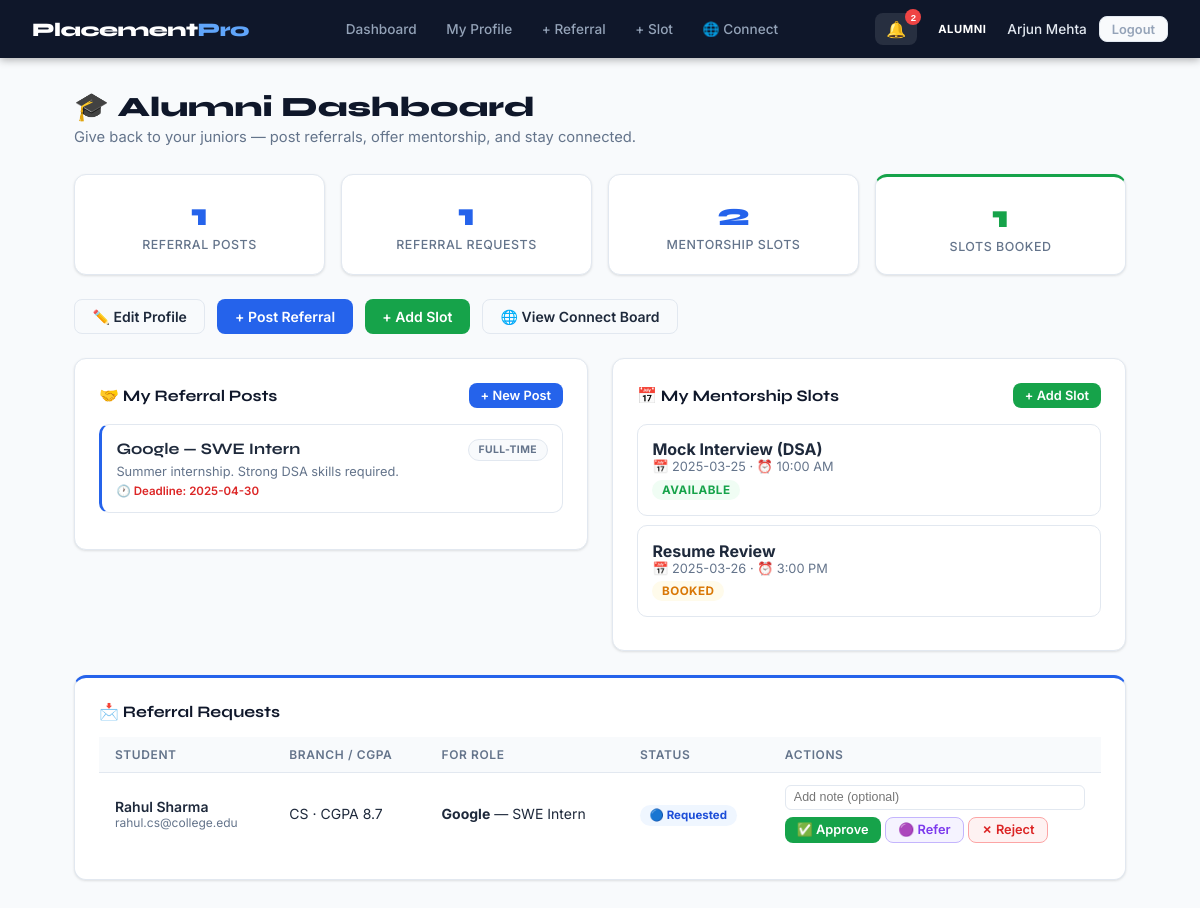
The app's page /alumni (signed in) with its own data.
### tables this page shows
CREATE TABLE alumni_referral_posts (
            id INTEGER PRIMARY KEY AUTOINCREMENT,
            alumni_id INTEGER REFERENCES users(id),
            company TEXT NOT NULL,
            role TEXT NOT NULL,
            description TEXT DEFAULT '',
            jd_link TEXT DEFAULT '',
            deadline TEXT DEFAULT '',
            package_lpa REAL DEFAULT 0,
            location TEXT DEFAULT '',
            job_type TEXT DEFAULT 'Full-Time',
            created_at TIMESTAMP DEFAULT CURRENT_TIMESTAMP
        );

CREATE TABLE alumni_mentorship_slots (
            id INTEGER PRIMARY KEY AUTOINCREMENT,
            alumni_id INTEGER REFERENCES users(id),
            topic TEXT NOT NULL,
            slot_date TEXT NOT NULL,
            slot_time TEXT NOT NULL,
            meet_link TEXT DEFAULT '',
            status TEXT DEFAULT 'available',
            booked_by INTEGER REFERENCES users(id),
            created_at TIMESTAMP DEFAULT CURRENT_TIMESTAMP
        );

CREATE TABLE referral_requests (
            id INTEGER PRIMARY KEY AUTOINCREMENT,
            student_id INTEGER REFERENCES users(id),
            referral_post_id INTEGER REFERENCES alumni_referral_posts(id),
            alumni_id INTEGER REFERENCES users(id),
            message TEXT DEFAULT '',
            status TEXT DEFAULT 'requested',
            alumni_note TEXT DEFAULT '',
            created_at TIMESTAMP DEFAULT CURRENT_TIMESTAMP,
            UNIQUE(student_id, referral_post_id)
        );

CREATE TABLE users (
            id INTEGER PRIMARY KEY AUTOINCREMENT,
            name TEXT NOT NULL,
            email TEXT UNIQUE NOT NULL,
            password TEXT NOT NULL,
            role TEXT NOT NULL CHECK(role IN ('student','tpo','alumni'))
        );

CREATE TABLE student_profiles (
            id INTEGER PRIMARY KEY AUTOINCREMENT,
            user_id INTEGER UNIQUE REFERENCES users(id),
            cgpa REAL DEFAULT 0,
            backlogs INTEGER DEFAULT 0,
            branch TEXT DEFAULT '',
            skills TEXT DEFAULT '[]',
            projects TEXT DEFAULT '[]',
            certificates TEXT DEFAULT '[]',
            phone TEXT DEFAULT '',
            dob TEXT DEFAULT '',
            linkedin TEXT DEFAULT ''
        , photo_url TEXT DEFAULT '');

### app.py (the view)
@app.route('/alumni')
def alumni_dashboard():
    if session.get('role') != 'alumni': return redirect(url_for('index'))
    conn = get_db()
    ap = conn.execute('SELECT * FROM alumni_profiles WHERE user_id=?', (session['user_id'],)).fetchone()
    my_jobs = conn.execute('SELECT * FROM alumni_jobs WHERE alumni_id=? ORDER BY posted_at DESC', (session['user_id'],)).fetchall()
    my_referral_posts = conn.execute('SELECT * FROM alumni_referral_posts WHERE alumni_id=? ORDER BY created_at DESC', (session['user_id'],)).fetchall()
    my_slots = conn.execute('SELECT * FROM alumni_mentorship_slots WHERE alumni_id=? ORDER BY slot_date ASC', (session['user_id'],)).fetchall()
    referral_reqs = conn.execute('''SELECT rr.*, u.name as student_name, u.email as student_email, sp.cgpa, sp.branch,
        arp.company as ref_company, arp.role as ref_role FROM referral_requests rr
        JOIN users u ON rr.student_id=u.id JOIN student_profiles sp ON u.id=sp.user_id
        JOIN alumni_referral_posts arp ON rr.referral_post_id=arp.id
        WHERE rr.alumni_id=? ORDER BY rr.created_at DESC''', (session['user_id'],)).fetchall()
    mentor_reqs = conn.execute('''SELECT mr.*, u.name as student_name, u.email as student_email, sp.branch, sp.cgpa
        FROM mentorship_requests mr JOIN users u ON mr.student_id=u.id
        JOIN student_profiles sp ON u.id=sp.user_id
        WHERE mr.alumni_id=? ORDER BY mr.requested_at DESC''', (session['user_id'],)).fetchall()
    notifs = get_notifications(session['user_id'])
    conn.close()
    return render_template('alumni_dashboard.html', ap=ap, my_jobs=my_jobs, my_referral_posts=my_referral_posts,
        my_slots=my_slots, mentor_reqs=mentor_reqs, referral_reqs=referral_reqs, notifs=notifs)

### app.py (called while the page is built)
def get_db():
    conn = sqlite3.connect(DB)
    conn.row_factory = sqlite3.Row
    return conn

### modules/notifications.py (called while the page is built)
def get_db():
    conn = sqlite3.connect(DB)
    conn.row_factory = sqlite3.Row
    return conn

def get_notifications(user_id, limit=10):
    conn = get_db()
    notifs = conn.execute(
        'SELECT * FROM notifications WHERE user_id=? ORDER BY created_at DESC LIMIT ?',
        (user_id, limit)
    ).fetchall()
    conn.close()
    return [dict(n) for n in notifs]

### templates/alumni_dashboard.html (shortened to what this page needs)
{% extends 'base.html' %}
{% block content %}
<div class="page-header">
  <h1>🎓 Alumni Dashboard</h1>
  <p>Give back to your juniors — post referrals, offer mentorship, and stay connected.</p>
</div>
<div class="stats-row" style="grid-template-columns:repeat(4,1fr);">
  <div class="stat-card"><div class="num">{{ my_referral_posts|length }}</div><div class="label">Referral Posts</div></div>
  <div class="stat-card"><div class="num" style="color:var(--blue);">{{ referral_reqs|length }}</div><div class="label">Referral Requests</div></div>
  <div class="stat-card"><div class="num">{{ my_slots|length }}</div><div class="label">Mentorship Slots</div></div>
  <div class="stat-card" style="border-top:3px solid var(--green);">
    <div class="num" style="color:var(--green);">{{ my_slots|selectattr('status','equalto','booked')|list|length }}</div>
    <div class="label">Slots Booked</div>
  </div>
</div>
<div style="display:flex; gap:0.75rem; margin-bottom:1.5rem; flex-wrap:wrap;">
  <a href="/alumni/profile" class="btn btn-ghost">✏️ Edit Profile</a>
  <a href="/alumni/referral/post" class="btn btn-primary">+ Post Referral</a>
  <a href="/alumni/slot/add" class="btn btn-success">+ Add Slot</a>
  <a href="/connect" class="btn btn-ghost">🌐 View Connect Board</a>
</div>
<div style="display:grid; grid-template-columns:1fr 1fr; gap:1.5rem; align-items:start;">
  <div class="card">
    <div style="display:flex; justify-content:space-between; align-items:center; margin-bottom:1rem;">
      <div class="card-title" style="margin-bottom:0;">🤝 My Referral Posts</div>
      <a href="/alumni/referral/post" class="btn btn-primary btn-sm">+ New Post</a>
    </div>
    {% if my_referral_posts %}
      {% for p in my_referral_posts %}
      <div style="border:1px solid var(--border); border-radius:10px; padding:0.9rem; margin-bottom:0.75rem; border-left:3px solid var(--blue);">
        <div style="display:flex; justify-content:space-between; align-items:start;">
          <div style="font-weight:700; font-family:'Syne',sans-serif;">{{ p.company }} — {{ p.role }}</div>
          {% if p.job_type %}<span class="badge badge-gray" style="font-size:0.65rem;">{{ p.job_type }}</span>{% endif %}
        </div>
        <div style="font-size:0.8rem; color:var(--muted); margin-top:0.2rem;">{{ p.description[:70] }}{% if p.description|length > 70 %}...{% endif %}</div>
        {% if p.deadline %}<div style="font-size:0.72rem; color:var(--red); margin-top:0.3rem; font-weight:600;">🕐 Deadline: {{ p.deadline }}</div>{% endif %}
      </div>
      {% endfor %}
    {% else %}
      <div style="text-align:center; color:var(--muted); padding:2rem;">
        <div style="font-size:2.5rem; margin-bottom:0.5rem;">📋</div>
        <p>No referral posts yet. Help your juniors get hired!</p>
      </div>
    {% endif %}
  </div>
  <div class="card">
    <div style="display:flex; justify-content:space-between; align-items:center; margin-bottom:1rem;">
      <div class="card-title" style="margin-bottom:0;">📅 My Mentorship Slots</div>
      <a href="/alumni/slot/add" class="btn btn-success btn-sm">+ Add Slot</a>
    </div>
    {% if my_slots %}
      {% for s in my_slots %}
      <div style="border:1px solid var(--border); border-radius:10px; padding:0.9rem; margin-bottom:0.6rem;">
        <div style="font-weight:700;">{{ s.topic }}</div>
        <div style="font-size:0.8rem; color:var(--muted);">📅 {{ s.slot_date }} · ⏰ {{ s.slot_time }}</div>
        <span class="badge {% if s.status == 'booked' %}badge-amber{% else %}badge-green{% endif %}" style="margin-top:0.35rem;">
          {{ 'BOOKED' if s.status == 'booked' else 'AVAILABLE' }}
        </span>
      </div>
      {% endfor %}
    {% else %}
      <div style="text-align:center; color:var(--muted); padding:2rem;">
        <div style="font-size:2.5rem; margin-bottom:0.5rem;">📅</div>
        <p>No mentorship slots yet.</p>
      </div>
    {% endif %}
  </div>
  {% if referral_reqs %}
  <div class="card" style="grid-column:span 2; border-top:3px solid var(--blue);">
    <div class="card-title">📩 Referral Requests</div>
    <table>
      <thead><tr><th>Student</th><th>Branch / CGPA</th><th>For Role</th><th>Status</th><th>Actions</th></tr></thead>
      <tbody>
        {% for r in referral_reqs %}
        <tr>
          <td>
            <div style="font-weight:600;">{{ r.student_name }}</div>
            <div style="font-size:0.75rem;color:var(--muted);">{{ r.student_email }}</div>
          </td>
          <td>{{ r.branch }} · CGPA {{ r.cgpa }}</td>
          <td><strong>{{ r.ref_company }}</strong> — {{ r.ref_role }}</td>
          <td>
            <span class="req-status req-{{ r.status }}">
              {% if r.status=='requested' %}🔵 Requested
              {% elif r.status=='approved' %}🟢 Approved
              {% elif r.status=='referred' %}🟣 Referred
              {% elif r.status=='rejected' %}🔴 Rejected{% endif %}
            </span>
          </td>
          <td>
            {% if r.status == 'requested' %}
            <form method="POST" action="/alumni/referral-request/{{ r.id }}/respond">
              <div style="display:flex;flex-direction:column;gap:0.4rem;">
                <input type="text" name="note" placeholder="Add note (optional)" style="font-size:0.78rem;padding:0.3rem 0.5rem;border:1px solid var(--border);border-radius:6px;">
                <div style="display:flex;gap:0.3rem;">
                  <button name="action" value="approved" class="btn btn-success btn-sm">✅ Approve</button>
                  <button name="action" value="referred" class="btn btn-sm" style="background:#f5f3ff;color:#7c3aed;border:1px solid #c4b5fd;">🟣 Refer</button>
                  <button name="action" value="rejected" class="btn btn-sm" style="background:#fef2f2;color:var(--red);border:1px solid #fca5a5;">✗ Reject</button>
                </div>
              </div>
            </form>
            {% endif %}
          </td>
        </tr>
        {% endfor %}
      </tbody>
    </table>
  </div>
  {% endif %}
</div>
{% endblock %}

### templates/base.html (shortened to what this page needs)
<!DOCTYPE html>
<html lang="en">
<head>
</head>
<body>
{% if session.user_id %}
<nav class="topnav">
  <a href="/dashboard" class="nav-brand">Placement<span>Pro</span></a>
  <div class="nav-links">
    {% if session.role == 'tpo' %}
      <a href="/tpo">Dashboard</a>
      <a href="/tpo/drive/create">+ Drive</a>
      <a href="/tpo/stats">Analytics</a>
    {% elif session.role == "alumni" %}
      <a href="/alumni">Dashboard</a>
      <a href="/alumni/profile">My Profile</a>
      <a href="/alumni/referral/post">+ Referral</a>
      <a href="/alumni/slot/add">+ Slot</a>
      <a href="/connect">🌐 Connect</a>
    {% endif %}
  </div>
  <div class="nav-user">
    {% set unread = notifs|selectattr('is_read','equalto',0)|list|length if notifs is defined else 0 %}
    <div class="notif-panel">
      <button class="notif-btn" onclick="toggleNotif()" id="notifBtn">
        🔔
        {% if unread > 0 %}<span class="notif-count">{{ unread }}</span>{% endif %}
      </button>
    </div>
    <span class="role-badge {{ session.role }}">{{ session.role }}</span>
    <span class="name">{{ session.name }}</span>
    <a href="/logout" class="btn btn-ghost btn-sm btn-logout">Logout</a>
  </div>
</nav>
{% endif %}
<div class="page-wrap">
  {% block content %}{% endblock %}
</div>
</body>
</html>

### templates/alumni_dashboard.html (style rules this page uses)
.req-status { font-size:0.72rem; font-weight:700; padding:0.2rem 0.6rem; border-radius:20px; }
.req-requested { background:#eff6ff; color:#1d4ed8; }

### records on screen
alumni_referral_posts: company "Google", role "SWE Intern", job_type "FULL-TIME", description "Summer internship. Strong DSA skills required.", deadline "2025-04-30"
alumni_mentorship_slots: topic "Mock Interview (DSA)", slot_date "2025-03-25", slot_time "10:00 AM", status "AVAILABLE"
alumni_mentorship_slots: topic "Resume Review", slot_date "2025-03-26", slot_time "3:00 PM", status "BOOKED"
referral_requests: student_name "Rahul Sharma", student_email "rahul.cs@college.edu", branch "CS", cgpa "8.7", ref_company "Google", ref_role "SWE Intern", status "🔵 Requested"

### other values on screen
{{ unread }} "2"
{{ session.role }} "ALUMNI"
{{ session.name }} "Arjun Mehta"
{{ my_referral_posts|length }} "1"
{{ referral_reqs|length }} "1"
{{ my_slots|length }} "2"
{{ my_slots|selectattr('status','equalto','booked')|list|length }} "1"
